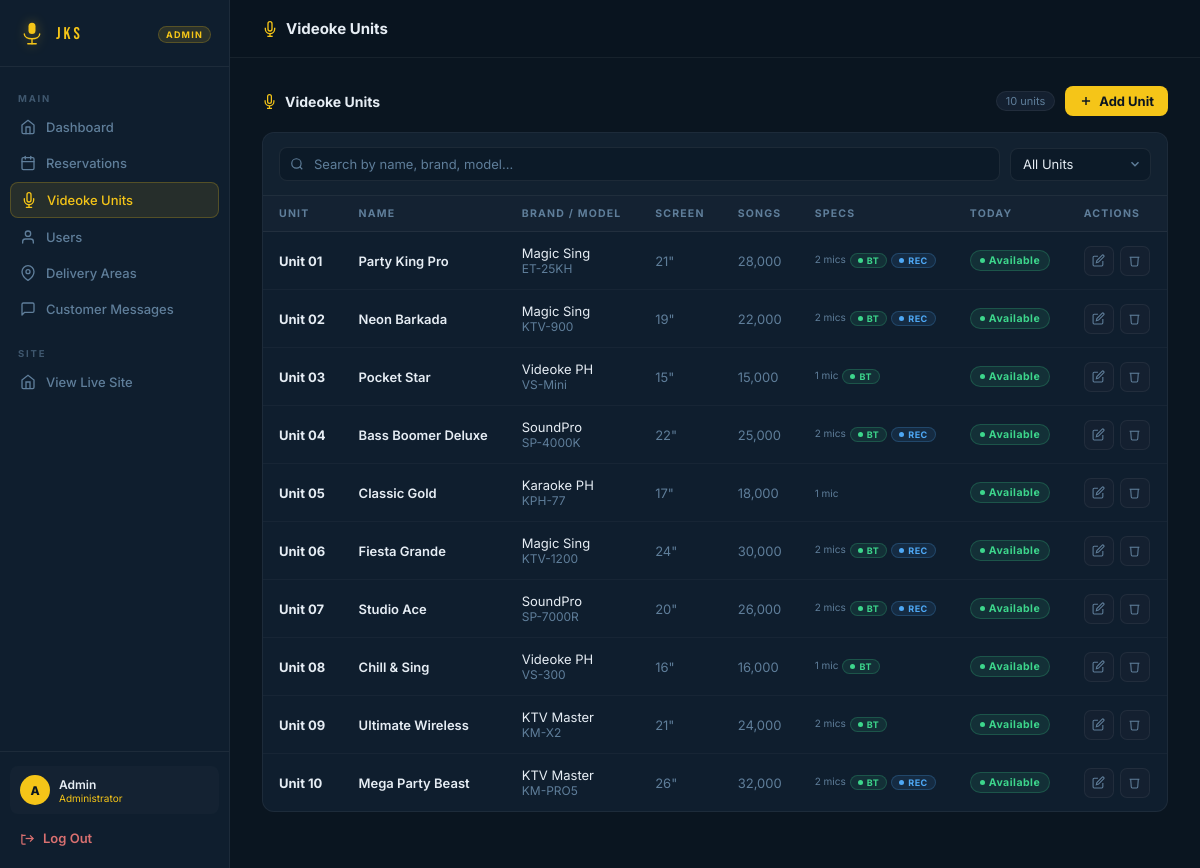
/admin/units.php (signed in), run on the app's committed database.
### tables this page shows
CREATE TABLE `videokes` (
  `id` int(11) NOT NULL,
  `unit_number` int(11) NOT NULL,
  `name` varchar(100) NOT NULL,
  `brand` varchar(80) NOT NULL,
  `model` varchar(80) NOT NULL,
  `screen_size` varchar(20) NOT NULL,
  `song_count` int(11) NOT NULL DEFAULT 0,
  `mic_count` int(11) NOT NULL DEFAULT 1,
  `has_bluetooth` tinyint(1) NOT NULL DEFAULT 0,
  `has_recording` tinyint(1) NOT NULL DEFAULT 0,
  `price_3days` decimal(8,2) NOT NULL,
  `description` text DEFAULT NULL,
  `image_url` varchar(255) DEFAULT NULL,
  `created_at` timestamp NOT NULL DEFAULT current_timestamp()
);

### admin/units.php (the view, shortened to what this page needs)
<?php
require_once '../includes/admin_auth.php';
$today = date('Y-m-d');
$units = $pdo->query("
    SELECT v.*,
        CASE WHEN EXISTS (
            SELECT 1 FROM reservations r
            WHERE r.videoke_id = v.id
              AND r.status IN ('confirmed','active','pending')
              AND '$today' BETWEEN r.start_date AND r.end_date
        ) THEN 'rented' ELSE 'available' END AS today_status
    FROM videokes v ORDER BY v.unit_number ASC
")->fetchAll();
?>
<!DOCTYPE html>
<html lang="en">
<head>
    <link rel="stylesheet" href="admin.css">
</head>
<body>
<div class="admin-layout">
<?php require_once 'admin_shell.php'; renderAdminShell('Videoke Units', 'units'); ?>
<div class="section-header">
    <div class="section-title">
        <svg viewBox="0 0 24 24" fill="none" stroke="currentColor" stroke-width="2"><path d="M12 1a3 3 0 0 0-3 3v8a3 3 0 0 0 6 0V4a3 3 0 0 0-3-3z"/><path d="M19 10v2a7 7 0 0 1-14 0v-2"/><line x1="12" y1="19" x2="12" y2="23"/><line x1="8" y1="23" x2="16" y2="23"/></svg>
        Videoke Units
    </div>
    <div style="display:flex; align-items:center; gap:10px;">
        <span class="section-count"><?= count($units) ?> units</span>
        <button class="topbar-btn" onclick="openUnitModal()">
            <svg viewBox="0 0 24 24" fill="none" stroke="currentColor" stroke-width="2.5"><line x1="12" y1="5" x2="12" y2="19"/><line x1="5" y1="12" x2="19" y2="12"/></svg>
            Add Unit
        </button>
    </div>
</div>
<div class="table-wrap">
    <div class="table-toolbar">
        <div class="search-input-wrap">
            <input type="text" class="search-input" id="unitSearch" placeholder="Search by name, brand, model…">
        </div>
        <select class="filter-select" id="unitStatusFilter">
            <option value="all">All Units</option>
        </select>
    </div>
    <table class="data-table" id="unitTable">
        <thead>
            <tr>
                <th>Unit</th>
                <th>Name</th>
                <th>Brand / Model</th>
                <th class="mobile-hide">Screen</th>
                <th class="mobile-hide">Songs</th>
                <th class="mobile-hide">Specs</th>
                <th>Today</th>
                <th>Actions</th>
            </tr>
        </thead>
        <tbody id="unitBody">
        <?php if (empty($units)): ?>
            <tr><td colspan="8"><div class="empty-state"><svg viewBox="0 0 24 24" fill="none" stroke="currentColor" stroke-width="1.5"><path d="M12 1a3 3 0 0 0-3 3v8a3 3 0 0 0 6 0V4a3 3 0 0 0-3-3z"/></svg><h3>No units yet</h3><p>Add your first videoke unit.</p></div></td></tr>
        <?php else: ?>
            <?php foreach ($units as $v): ?>
            <tr data-id="<?= $v['id'] ?>"
                data-status="<?= $v['today_status'] ?>"
                data-search="<?= strtolower($v['name'].' '.$v['brand'].' '.$v['model']) ?>"
                data-name="<?= htmlspecialchars($v['name']) ?>"
                data-brand="<?= htmlspecialchars($v['brand']) ?>"
                data-model="<?= htmlspecialchars($v['model']) ?>"
                data-screen="<?= htmlspecialchars($v['screen_size']) ?>"
                data-songs="<?= $v['song_count'] ?>"
                data-mics="<?= $v['mic_count'] ?>"
                data-bt="<?= $v['has_bluetooth'] ?>"
                data-rec="<?= $v['has_recording'] ?>"
                data-desc="<?= htmlspecialchars($v['description'] ?? '') ?>">
                <td><span class="td-unit">Unit <?= str_pad($v['unit_number'],2,'0',STR_PAD_LEFT) ?></span></td>
                <td class="td-name"><?= htmlspecialchars($v['name']) ?></td>
                <td>
                    <div><?= htmlspecialchars($v['brand']) ?></div>
                    <div class="td-muted"><?= htmlspecialchars($v['model']) ?></div>
                </td>
                <td class="td-muted mobile-hide"><?= htmlspecialchars($v['screen_size']) ?></td>
                <td class="td-muted mobile-hide"><?= number_format($v['song_count']) ?></td>
                <td class="mobile-hide">
                    <div style="display:flex; gap:4px; flex-wrap:wrap;">
                        <span style="font-size:10px; color:var(--muted);"><?= $v['mic_count'] ?> mic<?= $v['mic_count']>1?'s':'' ?></span>
                        <?php if ($v['has_bluetooth']): ?><span class="badge confirmed" style="font-size:9px; padding:1px 7px;">BT</span><?php endif; ?>
                        <?php if ($v['has_recording']): ?><span class="badge active" style="font-size:9px; padding:1px 7px;">REC</span><?php endif; ?>
                    </div>
                </td>
                <td><span class="badge <?= $v['today_status'] ?>"><?= ucfirst($v['today_status']) ?></span></td>
                <td>
                    <div class="action-btns">
                        <button class="btn-icon" title="Edit unit" onclick="editUnit(this.closest('tr'))">
                            <svg viewBox="0 0 24 24" fill="none" stroke="currentColor" stroke-width="2"><path d="M11 4H4a2 2 0 0 0-2 2v14a2 2 0 0 0 2 2h14a2 2 0 0 0 2-2v-7"/><path d="M18.5 2.5a2.121 2.121 0 0 1 3 3L12 15l-4 1 1-4 9.5-9.5z"/></svg>
                        </button>
                        <button class="btn-icon danger" title="Delete unit" onclick="openUnitDelete(this.closest('tr'))">
                            <svg viewBox="0 0 24 24" fill="none" stroke="currentColor" stroke-width="2"><polyline points="3 6 5 6 21 6"/><path d="M19 6l-1 14a2 2 0 0 1-2 2H8a2 2 0 0 1-2-2L5 6"/></svg>
                        </button>
                    </div>
                </td>
            </tr>
            <?php endforeach; ?>
        <?php endif; ?>
        </tbody>
    </table>
</div>
</div>
</body>
</html>

### admin/admin.css (style rules this page uses)
*, *::before, *::after { box-sizing: border-box; margin: 0; padding: 0; }
:root { --bg: #0A1520; --bg-card: #0f1e2e; --bg-elevated: #142030; --bg-input: #0c1a28; --gold: #F5C518; --gold-soft: rgba(245,197,24,0.10); --gold-border: rgba(245,197,24,0.22); --text: #E6EDF4; --muted: #5f7e9a; --border: rgba(255,255,255,0.06); --available: #3DD68C; --rented: #E05C5C; --pending: #F5A623; --confirmed: #3DD68C; --active: #4ea8f5; --delivering: #a78bfa; --returned: #5f7e9a; --cancelled: #E05C5C; --radius-sm: 8px; --radius-md: 12px; --radius-lg: 18px; --sidebar-w: 230px; }
html { scroll-behavior: smooth; }
body { background-color: var(--bg); color: var(--text); font-family: 'Inter', sans-serif; font-size: 14px; min-height: 100vh; }
.admin-layout { display: flex; min-height: 100vh; }
.topbar-btn { display: flex; align-items: center; gap: 6px; padding: 7px 14px; border-radius: var(--radius-sm); background: var(--gold); color: #0A1520; font-size: 13px; font-weight: 700; border: none; cursor: pointer; font-family: 'Inter', sans-serif; transition: background 0.18s; text-decoration: none; }
.topbar-btn svg { width: 14px; height: 14px; }
.section-header { display: flex; align-items: center; justify-content: space-between; margin-bottom: 16px; }
.section-title { font-size: 14px; font-weight: 700; display: flex; align-items: center; gap: 8px; }
.section-title svg { width: 15px; height: 15px; color: var(--gold); }
.section-count { font-size: 11px; color: var(--muted); background: var(--bg-elevated); border: 1px solid var(--border); border-radius: 10px; padding: 2px 9px; }
.table-wrap { background: var(--bg-card); border: 1px solid var(--border); border-radius: var(--radius-md); overflow: hidden; }
.data-table { width: 100%; border-collapse: collapse; }
.data-table th { background: rgba(255,255,255,0.02); border-bottom: 1px solid var(--border); padding: 11px 16px; text-align: left; font-size: 10.5px; font-weight: 700; letter-spacing: 1.2px; text-transform: uppercase; color: var(--muted); white-space: nowrap; }
.data-table td { padding: 13px 16px; border-bottom: 1px solid rgba(255,255,255,0.03); font-size: 13px; vertical-align: middle; }
.data-table tr:last-child td { border-bottom: none; }
.data-table tbody tr { transition: background 0.12s; }
.td-unit { font-weight: 700; }
.td-muted { color: var(--muted); font-size: 12px; }
.td-name { font-weight: 600; }
.table-toolbar { display: flex; align-items: center; gap: 10px; flex-wrap: wrap; padding: 14px 16px; border-bottom: 1px solid var(--border); background: rgba(255,255,255,0.01); }
.search-input-wrap { position: relative; flex: 1; min-width: 200px; }
.search-input { width: 100%; padding: 8px 12px 8px 34px; background: var(--bg-input); border: 1.5px solid rgba(255,255,255,0.07); border-radius: var(--radius-sm); color: var(--text); font-family: 'Inter', sans-serif; font-size: 13px; outline: none; transition: border-color 0.18s; }
.search-input::placeholder { color: var(--muted); }
.filter-select { padding: 8px 12px; background: var(--bg-input); border: 1.5px solid rgba(255,255,255,0.07); border-radius: var(--radius-sm); color: var(--text); font-family: 'Inter', sans-serif; font-size: 13px; outline: none; cursor: pointer; transition: border-color 0.18s; appearance: none; -webkit-appearance: none; padding-right: 30px; background-repeat: no-repeat; background-position: right 8px center; background-size: 14px; color-scheme: dark; }
.badge { display: inline-flex; align-items: center; gap: 4px; padding: 3px 9px; border-radius: 20px; font-size: 10.5px; font-weight: 700; letter-spacing: 0.5px; white-space: nowrap; }
.badge::before { content: ''; width: 5px; height: 5px; border-radius: 50%; background: currentColor; flex-shrink: 0; }
.badge.confirmed { background: rgba(61,214,140,0.10); color: var(--confirmed); border: 1px solid rgba(61,214,140,0.22); }
.badge.active { background: rgba(78,168,245,0.10); color: var(--active); border: 1px solid rgba(78,168,245,0.22); }
.badge.available { background: rgba(61,214,140,0.10); color: var(--available); border: 1px solid rgba(61,214,140,0.22); }
.action-btns { display: flex; align-items: center; gap: 6px; }
.btn-icon { width: 30px; height: 30px; border-radius: 7px; display: flex; align-items: center; justify-content: center; border: 1px solid var(--border); background: var(--bg-elevated); color: var(--muted); cursor: pointer; transition: all 0.15s; font-size: 12px; }
.btn-icon svg { width: 13px; height: 13px; }

### data on the page
videokes: unit_number "01", name "Party King Pro", brand "Magic Sing", model "ET-25KH", screen_size "21\"", song_count "28,000", mic_count "2", has_bluetooth "BT", has_recording "REC", today_status "Available"
videokes: unit_number "02", name "Neon Barkada", brand "Magic Sing", model "KTV-900", screen_size "19\"", song_count "22,000", mic_count "2", has_bluetooth "BT", has_recording "REC", today_status "Available"
videokes: unit_number "03", name "Pocket Star", brand "Videoke PH", model "VS-Mini", screen_size "15\"", song_count "15,000", mic_count "1", has_bluetooth "BT", today_status "Available"
videokes: unit_number "04", name "Bass Boomer Deluxe", brand "SoundPro", model "SP-4000K", screen_size "22\"", song_count "25,000", mic_count "2", has_bluetooth "BT", has_recording "REC", today_status "Available"
videokes: unit_number "05", name "Classic Gold", brand "Karaoke PH", model "KPH-77", screen_size "17\"", song_count "18,000", mic_count "1", today_status "Available"
videokes: unit_number "06", name "Fiesta Grande", brand "Magic Sing", model "KTV-1200", screen_size "24\"", song_count "30,000", mic_count "2", has_bluetooth "BT", has_recording "REC", today_status "Available"
videokes: unit_number "07", name "Studio Ace", brand "SoundPro", model "SP-7000R", screen_size "20\"", song_count "26,000", mic_count "2", has_bluetooth "BT", has_recording "REC", today_status "Available"
videokes: unit_number "08", name "Chill & Sing", brand "Videoke PH", model "VS-300", screen_size "16\"", song_count "16,000", mic_count "1", has_bluetooth "BT", today_status "Available"
videokes: unit_number "09", name "Ultimate Wireless", brand "KTV Master", model "KM-X2", screen_size "21\"", song_count "24,000", mic_count "2", has_bluetooth "BT", today_status "Available"
videokes: unit_number "10", name "Mega Party Beast", brand "KTV Master", model "KM-PRO5", screen_size "26\"", song_count "32,000", mic_count "2", has_bluetooth "BT", has_recording "REC", today_status "Available"

### other printed values
$p['label'] "Dashboard"
$p['label'] "Reservations"
$p['label'] "Videoke Units"
$p['label'] "Users"
$p['label'] "Delivery Areas"
$p['label'] "Customer Messages"
$initial "A"
$user['name'] "Admin"
$pageTitle "Videoke Units"
count($units) "10"
